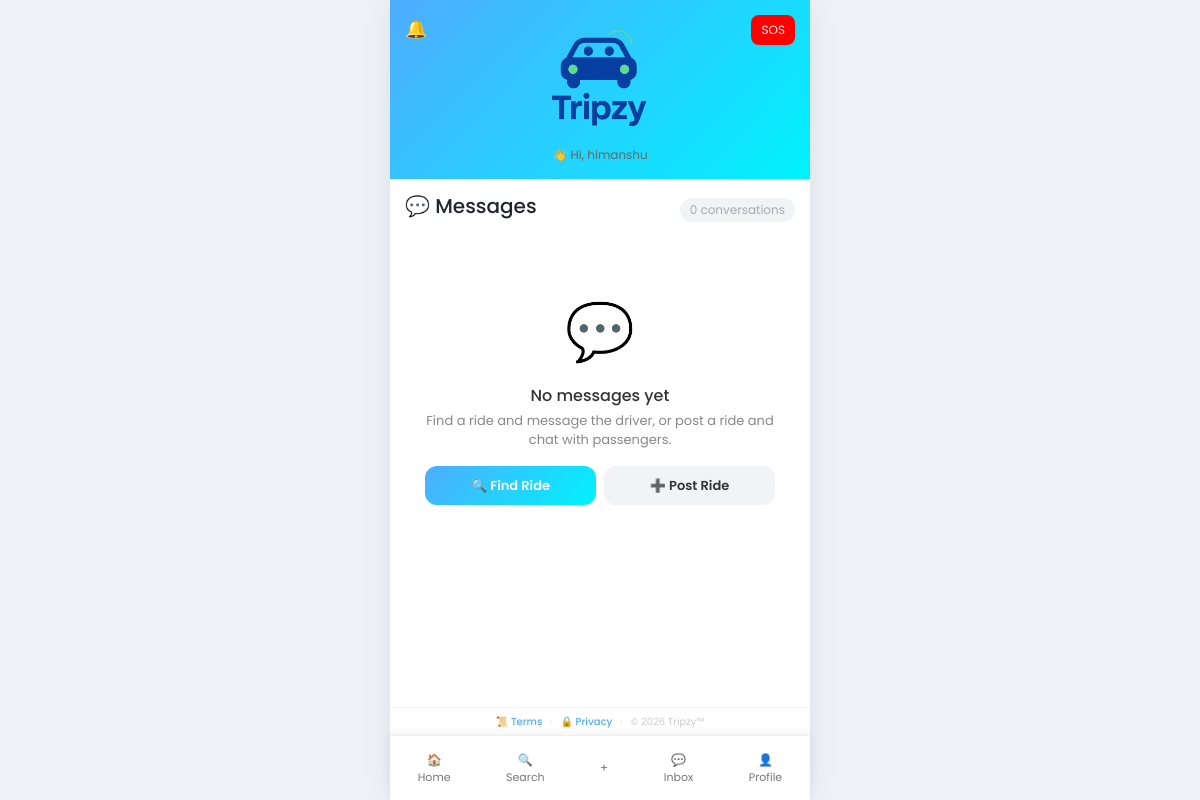
The page /inbox (signed in) on the database as committed earlier.
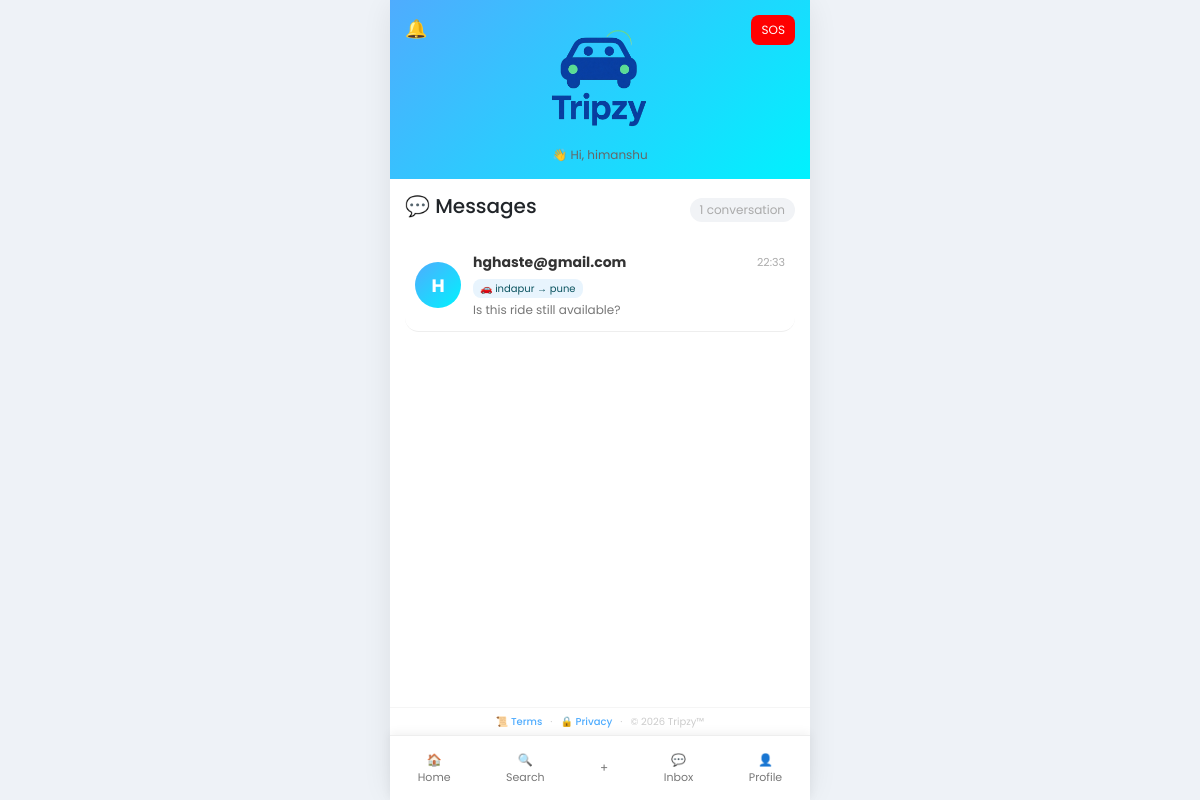
The same page on the database as committed later.
### tables this page shows
CREATE TABLE users (
        id INTEGER PRIMARY KEY AUTOINCREMENT,
        name TEXT,
        email TEXT UNIQUE,
        password TEXT
    , phone TEXT, bio TEXT, photo TEXT, avg_rating REAL DEFAULT 0.0, total_ratings INTEGER DEFAULT 0);

CREATE TABLE messages (
        id INTEGER PRIMARY KEY AUTOINCREMENT,
        sender TEXT,
        receiver TEXT,
        message TEXT,
        time TEXT
    , ride_id INTEGER);

CREATE TABLE rides (
        id INTEGER PRIMARY KEY AUTOINCREMENT,
        from_loc TEXT,
        to_loc TEXT,
        date TEXT,
        time TEXT,
        seats INTEGER,
        price INTEGER,
        music TEXT,
        smoking TEXT,
        luggage TEXT,
        stops TEXT,
        gender TEXT,
        ac TEXT,
        pets TEXT,
        charging TEXT,
        status TEXT DEFAULT 'not_started'
    , user_email TEXT);

### run.py (the view)
@app.route('/inbox')
def inbox():
    conn = get_db()
    me = session.get('user_email', '')
    messages = conn.execute(
        "SELECT * FROM messages WHERE sender=? OR receiver=? ORDER BY id DESC",
        (me, me)
    ).fetchall()
    chats = []
    seen  = set()
    for msg in messages:
        other = msg['receiver'] if msg['sender'] == me else msg['sender']
        if other not in seen:
            ride_info = None
            if msg['ride_id']:
                ride_info = conn.execute(
                    "SELECT from_loc, to_loc FROM rides WHERE id=?",
                    (msg['ride_id'],)
                ).fetchone()
            chats.append({
                "user":      other,
                "message":   msg['message'],
                "time":      msg['time'],
                "ride_id":   msg['ride_id'],
                "ride_info": ride_info
            })
            seen.add(other)
    for chat in chats:
        other_user = conn.execute(
            "SELECT name FROM users WHERE email=?", (chat['user'],)
        ).fetchone()
        chat['display_name'] = other_user['name'] if other_user else chat['user'].split('@')[0]
    conn.close()
    return render_template('inbox.html', chats=chats, me=me)

### run.py (called while the page is built)
@app.context_processor
def inject_notif_count():
    from flask import session
    if 'user_email' in session:
        try:
            conn = get_db()
            count = conn.execute(
                "SELECT COUNT(*) FROM notifications WHERE user_email=? AND is_read=0",
                (session['user_email'],)
            ).fetchone()[0]
            conn.close()
            return dict(notif_count=count)
        except:
            pass
    return dict(notif_count=0)

def get_db():
    conn = sqlite3.connect('tripzy.db')
    conn.row_factory = sqlite3.Row
    return conn

### templates/inbox.html
{% extends 'base.html' %}
{% block content %}
<div class="inbox-header">
    <h5>💬 Messages</h5>
    <span class="inbox-count">{{ chats|length }} conversation{{ 's' if chats|length != 1 else '' }}</span>
</div>
{% if chats %}
<div class="chat-list">
    {% for chat in chats %}
    <a href="/chat/{{ chat.user }}{% if chat.ride_id %}?ride_id={{ chat.ride_id }}{% endif %}" class="chat-item">
        <div class="chat-avatar-box">
            <div class="chat-avatar-inner">{{ (chat.display_name or chat.user)[0] | upper }}</div>
        </div>
        <div class="chat-info">
            <div class="chat-item-top">
                <strong>{{ chat.user }}</strong>
                <span class="chat-time">{{ chat.time }}</span>
            </div>
            {% if chat.ride_info %}
            <div class="chat-ride-badge">
                🚗 {{ chat.ride_info.from_loc }} → {{ chat.ride_info.to_loc }}
            </div>
            {% endif %}
            <p class="chat-preview">{{ chat.message }}</p>
        </div>
    </a>
    {% endfor %}
</div>
{% else %}
<div class="inbox-empty-state">
    <div class="inbox-empty-icon">💬</div>
    <h6>No messages yet</h6>
    <p>Find a ride and message the driver, or post a ride and chat with passengers.</p>
    <div style="display:flex; gap:8px; margin-top:16px">
        <a href="/search" class="inbox-cta-btn">🔍 Find Ride</a>
        <a href="/post"   class="inbox-cta-btn secondary">➕ Post Ride</a>
    </div>
</div>
{% endif %}
{% endblock %}

### templates/base.html (shortened to what this page needs)
<!DOCTYPE html>
<html lang="en">
<head>
    <link href="https://cdn.jsdelivr.net/npm/bootstrap@5.3.0/dist/css/bootstrap.min.css" rel="stylesheet">
    <link rel="stylesheet" href="{{ url_for('static', filename='style.css') }}">
</head>
<body>
<div class="app-container">
    <div class="top-bar text-center">
        <a href="tel:100" class="sos-btn">SOS</a>
        {% if session.get('user_email') %}
        <a href="/notifications" class="notif-btn" id="notifBtn">
            🔔
            {% set unread = namespace(count=0) %}
        </a>
        {% endif %}
        <img src="{{ url_for('static', filename='logo1.png') }}" class="app-logo">
        {% if session.get('user_name') %}
        <p class="tagline">👋 Hi, {{ session.user_name }}</p>
        {% else %}
        <p class="tagline">Your Journey Partner</p>
        {% endif %}
    </div>
    <div class="content">
        {% block content %}
        {% endblock %}
    </div>
    <div class="app-footer">
        <a href="/legal">📜 Terms</a>
        <span>·</span>
        <a href="/legal">🔒 Privacy</a>
        <span>·</span>
        <span>© 2026 Tripzy™</span>
    </div>
    <div class="bottom-nav">
        <a href="{{ url_for('index') }}" class="nav-item">
            🏠
            <span>Home</span>
        </a>
        <a href="{{ url_for('search') }}" class="nav-item">
            🔍
            <span>Search</span>
        </a>
        <a href="{{ url_for('post_ride') }}" class="nav-item center-btn">+</a>
        <a href="{{ url_for('inbox') }}" class="nav-item">
            💬
            <span>Inbox</span>
        </a>
        {% if session.get('user_email') %}
        <a href="{{ url_for('profile') }}" class="nav-item">
            👤
            <span>Profile</span>
        </a>
        {% else %}
        <a href="{{ url_for('login') }}" class="nav-item">
            🔑
            <span>Login</span>
        </a>
        {% endif %}
    </div>
</div>
</body>
</html>

Rows that differ between the two databases and show on the page:
now on this page (row unchanged): users: user_name "himanshu", name "H"
added messages: user "hghaste@gmail.com", time "22:33", message "Is this ride still available?"
added rides: ride_info.from_loc "indapur", ride_info.to_loc "pune"
Other text that changed with them:
{{ chats|length }}: "0" → "1"
{{ session.user_name }}: "himanshu" → (not shown)
{{ 's' if chats|length != 1 else '' }}: "s" → (not shown)
text no longer shown: "💬 No messages yet Find a ride and message the driver, or post a ride and chat with passengers. 🔍 Find Ride ➕ Post Ride"
